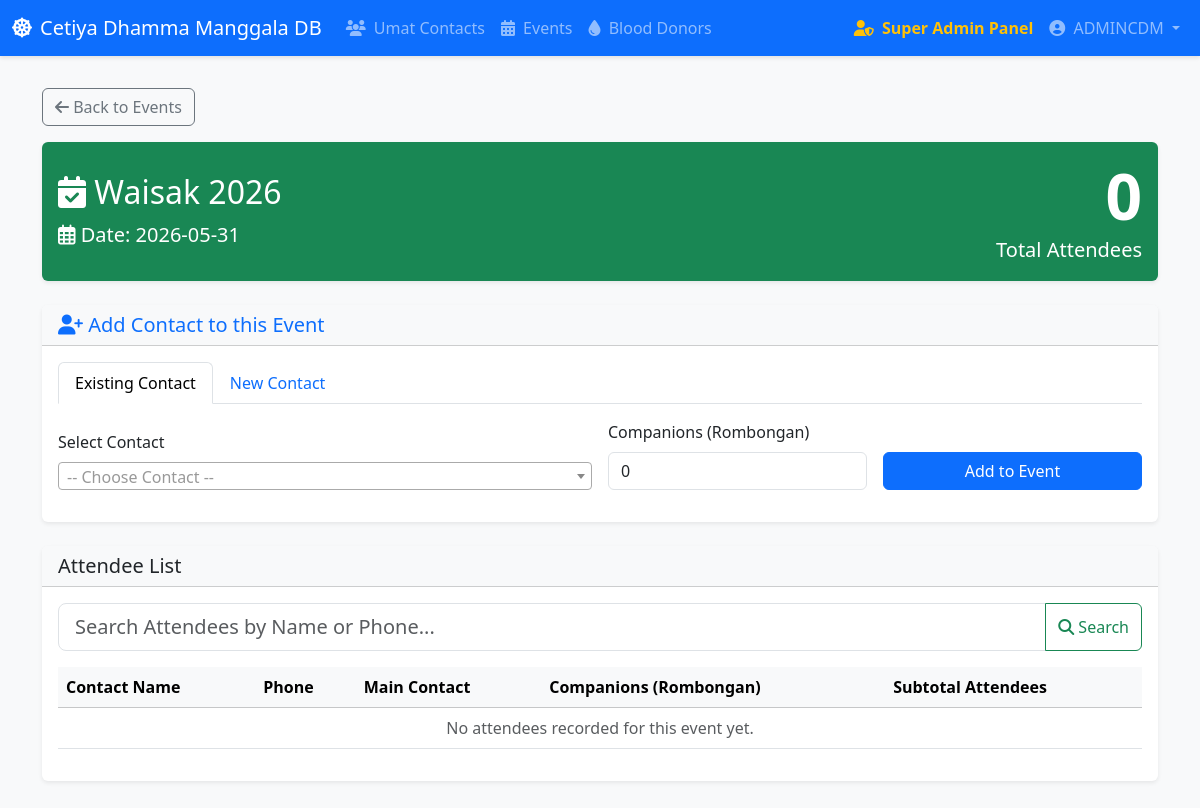
/events/4 (signed in), run on the app's committed database.
### models.py (models this page shows)
class Admin(Base):
    __tablename__ = 'admins'
    id = Column(Integer, primary_key=True, index=True)
    username = Column(String, unique=True, index=True)
    password = Column(String)
    role = Column(String, default="subadmin") # "superadmin" or "subadmin"
    activities = relationship("ActivityLog", back_populates="admin")

class Event(Base):
    __tablename__ = 'events'
    id = Column(Integer, primary_key=True, index=True)
    name = Column(String, index=True)
    date = Column(Date)
    attendances = relationship("EventAttendance", back_populates="event")

### main.py (the view)
@app.get("/events/{event_id}", response_class=HTMLResponse)
def read_event_detail(request: Request, event_id: int, search: str | None = None, db: Session = Depends(get_db), admin: models.Admin = Depends(require_admin)):
    event = db.query(models.Event).filter(models.Event.id == event_id).first()
    all_attendances = db.query(models.EventAttendance).filter(models.EventAttendance.event_id == event_id).all()
    total_attendees = sum(1 + att.companions for att in all_attendances)
    query = db.query(models.EventAttendance).join(models.Contact).filter(models.EventAttendance.event_id == event_id)
    if search:
        query = query.filter(or_(models.Contact.name.ilike(f"%{search}%"), models.Contact.phone.ilike(f"%{search}%")))
    attendances = query.order_by(func.lower(models.Contact.name).asc()).all()
    all_contacts = db.query(models.Contact).order_by(func.lower(models.Contact.name).asc()).all()
    return templates.TemplateResponse(request=request, name="event_detail.html", context={"event": event, "attendances": attendances, "total_attendees": total_attendees, "all_contacts": all_contacts, "search_term": search or "", "admin": admin})

### templates/event_detail.html (shortened to what this page needs)
{% extends "base.html" %}
{% block content %}
<div class="row mb-4">
    <div class="col-12">
        <div class="mb-3">
            <a href="/events" class="btn btn-outline-secondary"><i class="fas fa-arrow-left"></i> Back to Events</a>
        </div>
        <div class="card shadow-sm rounded bg-success text-white">
            <div class="card-body d-flex justify-content-between align-items-center">
                <div>
                    <h2 class="mb-0"><i class="fas fa-calendar-check"></i> {{ event.name }}</h2>
                    <p class="mb-0 fs-5 mt-2"><i class="far fa-calendar-alt"></i> Date: {{ event.date }}</p>
                </div>
                <div class="text-end">
                    <h1 class="display-3 mb-0 fw-bold">{{ total_attendees }}</h1>
                    <p class="mb-0 fs-5">Total Attendees</p>
                </div>
            </div>
        </div>
    </div>
</div>
<div class="card shadow-sm rounded mb-4">
    <div class="card-header bg-light">
        <h5 class="mb-0 text-primary"><i class="fas fa-user-plus"></i> Add Contact to this Event</h5>
    </div>
    <div class="card-body">
        <ul class="nav nav-tabs mb-3" id="addContactTab" role="tablist">
            <li class="nav-item" role="presentation">
                <button class="nav-link active" id="existing-tab" data-bs-toggle="tab" data-bs-target="#existing"
                    type="button" role="tab" aria-controls="existing" aria-selected="true">Existing Contact</button>
            </li>
            <li class="nav-item" role="presentation">
                <button class="nav-link" id="new-tab" data-bs-toggle="tab" data-bs-target="#new" type="button"
                    role="tab" aria-controls="new" aria-selected="false">New Contact</button>
            </li>
        </ul>
        <div class="tab-content" id="addContactTabContent">
            <div class="tab-pane fade show active" id="existing" role="tabpanel" aria-labelledby="existing-tab">
                <form action="/events/{{ event.id }}/attend" method="post" class="row g-3 align-items-end mb-3">
                    <div class="col-md-6">
                        <label class="form-label">Select Contact</label>
                    </div>
                    <div class="col-md-3">
                        <label class="form-label">Companions (Rombongan)</label>
                        <input type="number" class="form-control" name="companions" value="0" min="0" required>
                    </div>
                    <div class="col-md-3">
                        <button type="submit" class="btn btn-primary w-100">Add to Event</button>
                    </div>
                </form>
            </div>
        </div>
    </div>
</div>
<div class="card shadow-sm rounded">
    <div class="card-header bg-light">
        <h5 class="mb-0">Attendee List</h5>
    </div>
    <div class="card-body">
        <form method="GET" action="/events/{{ event.id }}" class="mb-3">
            <div class="input-group">
                <input type="text" class="form-control form-control-lg" name="search" placeholder="Search Attendees by Name or Phone..." value="{{ search_term }}">
                <button class="btn btn-outline-success" type="submit"><i class="fas fa-search"></i> Search</button>
            </div>
        </form>
        <div class="table-responsive">
            <table class="table table-hover align-middle">
                <thead class="table-light">
                    <tr>
                        <th>Contact Name</th>
                        <th>Phone</th>
                        <th>Main Contact</th>
                        <th>Companions (Rombongan)</th>
                        <th>Subtotal Attendees</th>
                    </tr>
                </thead>
                <tbody>
                    {% if not attendances %}
                    <tr>
                        <td colspan="5" class="text-center text-muted">No attendees recorded for this event yet.</td>
                    </tr>
                    {% endif %}
                </tbody>
            </table>
        </div>
    </div>
</div>
{% endblock %}

### templates/base.html (shortened to what this page needs)
<!DOCTYPE html>
<html lang="en">
<head>
    <link href="https://cdn.jsdelivr.net/npm/bootstrap@5.3.2/dist/css/bootstrap.min.css" rel="stylesheet">
    <link rel="stylesheet" href="https://cdnjs.cloudflare.com/ajax/libs/font-awesome/6.4.2/css/all.min.css">
    <link href="https://cdn.jsdelivr.net/npm/select2@4.1.0-rc.0/dist/css/select2.min.css" rel="stylesheet" />
</head>
<body>
    <nav class="navbar navbar-expand-lg navbar-dark bg-primary">
        <div class="container-fluid">
            <a class="navbar-brand" href="/">
                <i class="fas fa-dharmachakra me-2"></i>Cetiya Dhamma Manggala DB
            </a>
            <div class="collapse navbar-collapse" id="navbarNav">
                <ul class="navbar-nav me-auto mb-2 mb-lg-0">
                    <li class="nav-item">
                        <a class="nav-link" href="/"><i class="fas fa-users me-1"></i> Umat Contacts</a>
                    </li>
                    <li class="nav-item">
                        <a class="nav-link" href="/events"><i class="fas fa-calendar-alt me-1"></i> Events</a>
                    </li>
                    <li class="nav-item">
                        <a class="nav-link" href="/blood-donors"><i class="fas fa-tint me-1"></i> Blood Donors</a>
                    </li>
                </ul>
                {% if admin %}
                <ul class="navbar-nav">
                    {% if admin.role == 'superadmin' %}
                    <li class="nav-item">
                        <a class="nav-link text-warning fw-bold" href="/superadmin"><i class="fas fa-user-shield me-1"></i> Super Admin Panel</a>
                    </li>
                    {% endif %}
                    <li class="nav-item dropdown">
                        <a class="nav-link dropdown-toggle" href="#" id="navbarDropdown" role="button" data-bs-toggle="dropdown" aria-expanded="false">
                            <i class="fas fa-user-circle me-1"></i> {{ admin.username }}
                        </a>
                    </li>
                </ul>
                {% endif %}
            </div>
        </div>
    </nav>
    <div class="container">
        {% block content %}{% endblock %}
    </div>
</body>
</html>

### templates/base.html (style rules this page uses)
body { background-color: #f8f9fa; }
.navbar { box-shadow: 0 2px 4px rgba(0, 0, 0, .1); }
.container { margin-top: 2rem; margin-bottom: 2rem; }
.card { box-shadow: 0 4px 6px rgba(0, 0, 0, .05); border: none; }

### data on the page
Admin: username "ADMINCDM"
Event: name "Waisak 2026", date "2026-05-31"

### other printed values
{{ total_attendees }} "0"
